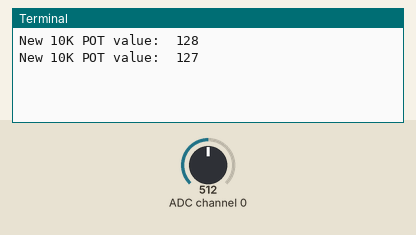
This program was run on a simulated Raspberry Pi (BCM pin numbers). On the bench: the last lines printed to the terminal. The inputs (shaded band) are chosen by the test bench; at power-on: ADC channel 0 = 512 (analog values on the 0–1023 scale).

Above: at 1.2 s.
1.3 s: ADC channel 0 set to 716
At 2.5 s:
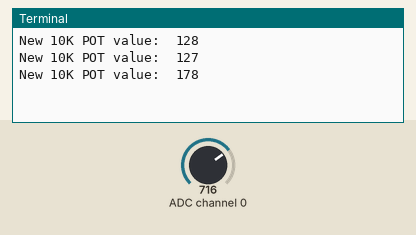
2.8 s: ADC channel 0 set to 900
At 4.1 s:
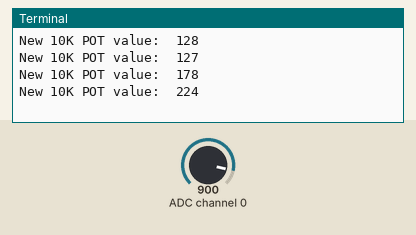
Timing chart, 0 to 5.8 s (numbered marks = the images above; inputs shaded):
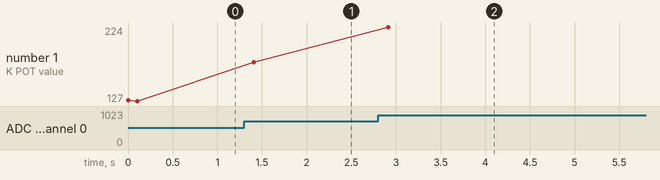

The program:

pcf8591-10kpot.py
```python
# (licence header left out)
import smbus
import time

adc = smbus.SMBus(1)

prev_value = 0
while True:
    value = adc.read_byte_data(0x48, 0x40)
    if prev_value != value:
        print('New 10K POT value:  {}'.format(value))
        prev_value = value

    time.sleep(0.1)
```

Measured:
- after the input at 1.3 s, the terminal: prints a new line after 0.11 s (image 1)
- after the input at 2.8 s, the terminal: prints a new line after 0.11 s (image 2)
- plotted number 1: 127 → 178 after the input at 1.3 s, 178 → 224 after the input at 2.8 s
